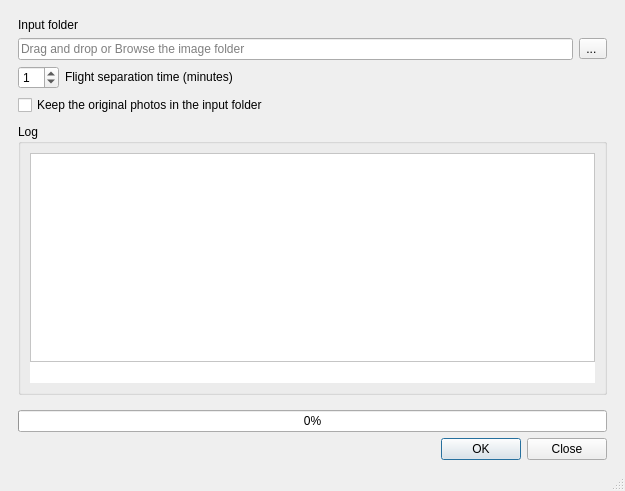
<?xml version="1.0" encoding="UTF-8"?>
<ui version="4.0">
 <class>MainWindow</class>
 <widget class="QMainWindow" name="MainWindow">
  <property name="geometry">
   <rect>
    <x>0</x>
    <y>0</y>
    <width>625</width>
    <height>491</height>
   </rect>
  </property>
  <property name="windowTitle">
   <string>Flight Separator</string>
  </property>
  <widget class="QWidget" name="centralwidget">
   <layout class="QVBoxLayout" name="verticalLayout_3">
    <item>
     <widget class="QFrame" name="frame">
      <property name="frameShape">
       <enum>QFrame::NoFrame</enum>
      </property>
      <property name="frameShadow">
       <enum>QFrame::Plain</enum>
      </property>
      <property name="lineWidth">
       <number>1</number>
      </property>
      <layout class="QVBoxLayout" name="verticalLayout_6">
       <property name="spacing">
        <number>9</number>
       </property>
       <item>
        <layout class="QVBoxLayout" name="verticalLayout_5">
         <property name="spacing">
          <number>6</number>
         </property>
         <item>
          <layout class="QVBoxLayout" name="verticalLayout_2">
           <item>
            <widget class="QLabel" name="label_4">
             <property name="sizePolicy">
              <sizepolicy hsizetype="Preferred" vsizetype="Fixed">
               <horstretch>0</horstretch>
               <verstretch>0</verstretch>
              </sizepolicy>
             </property>
             <property name="text">
              <string>Input folder</string>
             </property>
            </widget>
           </item>
           <item>
            <layout class="QHBoxLayout" name="horizontalLayout">
             <property name="sizeConstraint">
              <enum>QLayout::SetFixedSize</enum>
             </property>
             <item>
              <widget class="FolderEdit" name="fs_intext">
               <property name="sizePolicy">
                <sizepolicy hsizetype="Expanding" vsizetype="Fixed">
                 <horstretch>0</horstretch>
                 <verstretch>0</verstretch>
                </sizepolicy>
               </property>
               <property name="dragEnabled">
                <bool>true</bool>
               </property>
               <property name="readOnly">
                <bool>false</bool>
               </property>
               <property name="placeholderText">
                <string>Drag and drop or Browse the image folder</string>
               </property>
               <property name="clearButtonEnabled">
                <bool>true</bool>
               </property>
              </widget>
             </item>
             <item>
              <widget class="QToolButton" name="fs_inbutton">
               <property name="enabled">
                <bool>true</bool>
               </property>
               <property name="sizePolicy">
                <sizepolicy hsizetype="Fixed" vsizetype="Fixed">
                 <horstretch>0</horstretch>
                 <verstretch>0</verstretch>
                </sizepolicy>
               </property>
               <property name="text">
                <string>... </string>
               </property>
              </widget>
             </item>
            </layout>
           </item>
          </layout>
         </item>
         <item>
          <layout class="QHBoxLayout" name="horizontalLayout_3">
           <item>
            <widget class="QSpinBox" name="fs_timesbox">
             <property name="sizePolicy">
              <sizepolicy hsizetype="Fixed" vsizetype="Fixed">
               <horstretch>0</horstretch>
               <verstretch>0</verstretch>
              </sizepolicy>
             </property>
             <property name="value">
              <number>1</number>
             </property>
            </widget>
           </item>
           <item>
            <widget class="QLabel" name="label">
             <property name="sizePolicy">
              <sizepolicy hsizetype="Fixed" vsizetype="Fixed">
               <horstretch>0</horstretch>
               <verstretch>0</verstretch>
              </sizepolicy>
             </property>
             <property name="text">
              <string>Flight separation time (minutes)</string>
             </property>
            </widget>
           </item>
           <item>
            <widget class="QWidget" name="widget" native="true">
             <property name="sizePolicy">
              <sizepolicy hsizetype="Preferred" vsizetype="Preferred">
               <horstretch>0</horstretch>
               <verstretch>0</verstretch>
              </sizepolicy>
             </property>
            </widget>
           </item>
          </layout>
         </item>
         <item>
          <widget class="QCheckBox" name="fs_checkbox">
           <property name="text">
            <string>Keep the original photos in the input folder</string>
           </property>
          </widget>
         </item>
        </layout>
       </item>
       <item>
        <widget class="QGroupBox" name="groupBox">
         <property name="title">
          <string>Log</string>
         </property>
         <layout class="QGridLayout" name="gridLayout">
          <item row="0" column="0">
           <widget class="QWidget" name="widget_7" native="true">
            <property name="styleSheet">
             <string notr="true">QWidget {
    padding: 0px;
    margin: 0px;
    background-color: rgb(255, 255, 255);
}</string>
            </property>
            <layout class="QVBoxLayout" name="verticalLayout">
             <property name="spacing">
              <number>0</number>
             </property>
             <property name="leftMargin">
              <number>0</number>
             </property>
             <property name="topMargin">
              <number>0</number>
             </property>
             <property name="rightMargin">
              <number>0</number>
             </property>
             <property name="bottomMargin">
              <number>0</number>
             </property>
             <item>
              <widget class="QPlainTextEdit" name="fs_log">
               <property name="styleSheet">
                <string notr="true"/>
               </property>
               <property name="frameShape">
                <enum>QFrame::StyledPanel</enum>
               </property>
               <property name="frameShadow">
                <enum>QFrame::Sunken</enum>
               </property>
               <property name="lineWidth">
                <number>0</number>
               </property>
               <property name="readOnly">
                <bool>true</bool>
               </property>
              </widget>
             </item>
             <item>
              <layout class="QHBoxLayout" name="horizontalLayout_17">
               <item>
                <spacer name="horizontalSpacer_2">
                 <property name="orientation">
                  <enum>Qt::Horizontal</enum>
                 </property>
                 <property name="sizeHint" stdset="0">
                  <size>
                   <width>40</width>
                   <height>20</height>
                  </size>
                 </property>
                </spacer>
               </item>
               <item>
                <widget class="QToolButton" name="fs_savelog">
                 <property name="mouseTracking">
                  <bool>false</bool>
                 </property>
                 <property name="focusPolicy">
                  <enum>Qt::NoFocus</enum>
                 </property>
                 <property name="toolTip">
                  <string>&lt;html&gt;&lt;head/&gt;&lt;body&gt;&lt;p&gt;Save Log to File&lt;/p&gt;&lt;/body&gt;&lt;/html&gt;</string>
                 </property>
                 <property name="styleSheet">
                  <string notr="true">QToolButton:checked {
    background-color: rgb(0, 170, 255);
}

QToolButton:hover {
    background-color : qlineargradient(spread:pad, x1:0, y1:0, x2:0, y2:0, stop:0 {rgb(0, 255, 255)}, stop:{value} {rgb(0, 85, 255)}, stop: 1.0 {rgb(0, 255, 255)});
}</string>
                 </property>
                 <property name="text">
                  <string/>
                 </property>
                 <property name="checkable">
                  <bool>false</bool>
                 </property>
                 <property name="toolButtonStyle">
                  <enum>Qt::ToolButtonFollowStyle</enum>
                 </property>
                 <property name="autoRaise">
                  <bool>true</bool>
                 </property>
                </widget>
               </item>
               <item>
                <widget class="QToolButton" name="fs_copylog">
                 <property name="focusPolicy">
                  <enum>Qt::NoFocus</enum>
                 </property>
                 <property name="toolTip">
                  <string>&lt;html&gt;&lt;head/&gt;&lt;body&gt;&lt;p&gt;Copy Log to Clipboard&lt;/p&gt;&lt;/body&gt;&lt;/html&gt;</string>
                 </property>
                 <property name="styleSheet">
                  <string notr="true">QToolButton:checked {
    background-color: rgb(0, 170, 255);
}

QToolButton:hover {
    background-color : qlineargradient(spread:pad, x1:0, y1:0, x2:0, y2:0, stop:0 {rgb(0, 255, 255)}, stop:{value} {rgb(0, 85, 255)}, stop: 1.0 {rgb(0, 255, 255)});
}</string>
                 </property>
                 <property name="text">
                  <string/>
                 </property>
                 <property name="autoRaise">
                  <bool>true</bool>
                 </property>
                </widget>
               </item>
               <item>
                <widget class="QToolButton" name="fs_clearlog">
                 <property name="focusPolicy">
                  <enum>Qt::NoFocus</enum>
                 </property>
                 <property name="toolTip">
                  <string>&lt;html&gt;&lt;head/&gt;&lt;body&gt;&lt;p&gt;Clear Log&lt;/p&gt;&lt;/body&gt;&lt;/html&gt;</string>
                 </property>
                 <property name="styleSheet">
                  <string notr="true">QToolButton:checked {
    background-color: rgb(0, 170, 255);
}

QToolButton:hover {
    background-color : qlineargradient(spread:pad, x1:0, y1:0, x2:0, y2:0, stop:0 {rgb(0, 255, 255)}, stop:{value} {rgb(0, 85, 255)}, stop: 1.0 {rgb(0, 255, 255)});
}</string>
                 </property>
                 <property name="text">
                  <string/>
                 </property>
                 <property name="autoRaise">
                  <bool>true</bool>
                 </property>
                </widget>
               </item>
              </layout>
             </item>
            </layout>
           </widget>
          </item>
         </layout>
        </widget>
       </item>
      </layout>
     </widget>
    </item>
    <item>
     <layout class="QVBoxLayout" name="verticalLayout_4">
      <property name="leftMargin">
       <number>9</number>
      </property>
      <property name="rightMargin">
       <number>9</number>
      </property>
      <item>
       <layout class="QHBoxLayout" name="horizontalLayout_2">
        <item>
         <widget class="QProgressBar" name="fs_progress">
          <property name="value">
           <number>0</number>
          </property>
          <property name="textVisible">
           <bool>true</bool>
          </property>
          <property name="invertedAppearance">
           <bool>false</bool>
          </property>
         </widget>
        </item>
       </layout>
      </item>
      <item>
       <widget class="QDialogButtonBox" name="fs_button_box">
        <property name="focusPolicy">
         <enum>Qt::NoFocus</enum>
        </property>
        <property name="orientation">
         <enum>Qt::Horizontal</enum>
        </property>
        <property name="standardButtons">
         <set>QDialogButtonBox::Close|QDialogButtonBox::Ok</set>
        </property>
       </widget>
      </item>
     </layout>
    </item>
   </layout>
  </widget>
  <widget class="QStatusBar" name="statusbar"/>
 </widget>
 <customwidgets>
  <customwidget>
   <class>FolderEdit</class>
   <extends>QLineEdit</extends>
   <header location="global">folder_edit</header>
  </customwidget>
 </customwidgets>
 <resources>
  <include location="resources.qrc"/>
 </resources>
 <connections/>
</ui>
